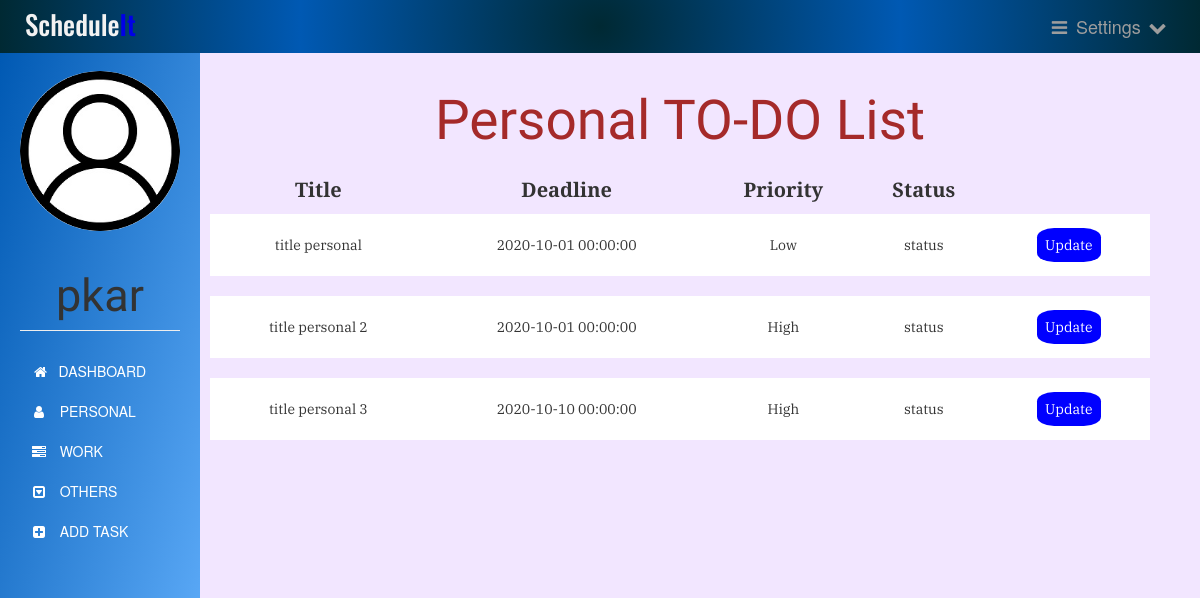
Page /personaltask (signed in) on the earlier database version.
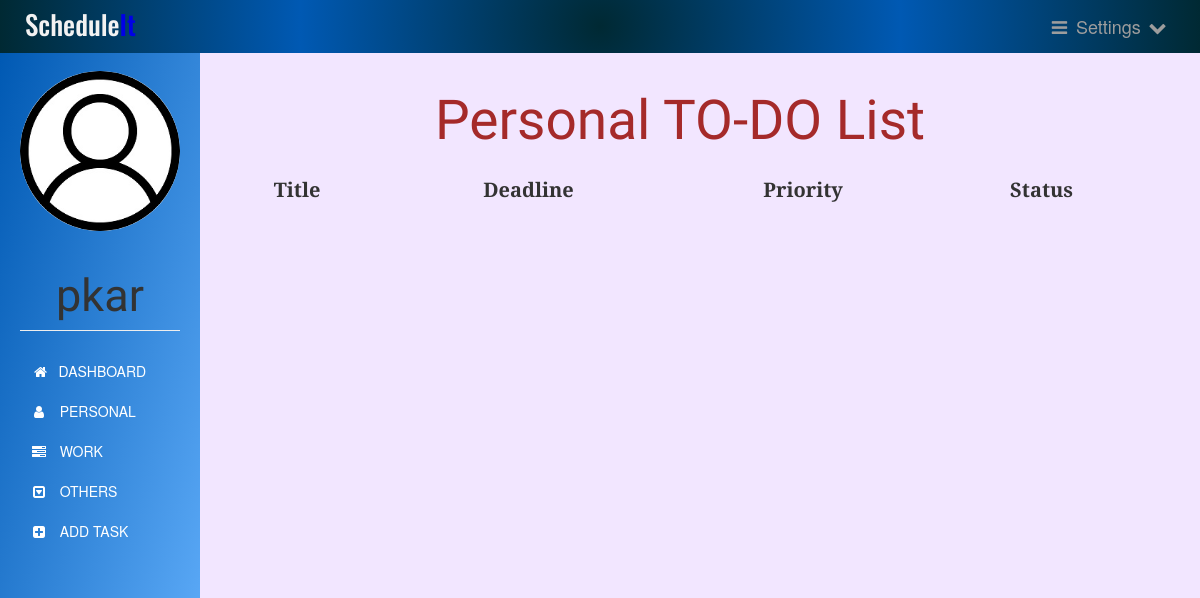
Same page on the later database version.
### app.py (models this page shows)
class User(UserMixin, db.Model):
    id = db.Column(db.Integer, primary_key=True)
    username = db.Column(db.String(15), unique=True, nullable=False)
    email = db.Column(db.String(50), unique=True, nullable=False)
    password = db.Column(db.String(80), unique=True, nullable=False)
    tasks = db.relationship('Task', backref='author', lazy=True)

class Task(db.Model):
    id = db.Column(db.Integer, primary_key=True)
    title = db.Column(db.Text, nullable=False)
    date = db.Column(db.DateTime, nullable=False)
    content = db.Column(db.Text, nullable=False)
    WorkType = db.Column(db.Text, nullable=False)
    priority = db.Column(db.Text)
    user_id = db.Column(db.Integer, db.ForeignKey('user.id'), nullable=False)

### app.py (the view)
@app.route('/personaltask', methods=['GET', 'POST'])
@login_required
def personaltask():
    tasks = Task.query.filter_by(user_id=current_user.id)
    return render_template('personal.html', tasks=tasks ,name=current_user.username)

### app.py (called while the page is built)
@login_manager.user_loader
def load_user(user_id):
    return User.query.get(int(user_id))

### templates/personal.html (shortened to what this page needs)
{% extends "bootstrap/base.html" %}
{% block styles %}
{{super()}}
<link rel="stylesheet" href="{{url_for('.static', filename='personal.css')}}">
<link rel="stylesheet" href="https://maxcdn.bootstrapcdn.com/font-awesome/4.7.0/css/font-awesome.min.css">
{% endblock %}
{% block content %}
    <nav class="navbar navbar-inverse navbar-fixed-top">
      <div class="container-fluid">
        <div class="navbar-header">
          <center><h3><span>Schedule</span>It</h3></center>
        </div>
        <div class="navbar-collapse collapse">
          <ul class="nav navbar-nav">
            <li>
              <a  href="#">
                <i class="fa fa-bars fa-fw" aria-hidden="true"></i>
                Settings
                <i class="fa fa-chevron-down fa-fw" aria-hidden="true"></i>
              </a>
            </li>
          </div>
      </div>
    </nav>
    <div class="container-fluid">
      <div class="row">
        <nav class=" sidebar">
          <div class="image img-cir img-120">
            <center>
              <img src="{{url_for('static', filename='user-icon.jpg')}}" width="250" height="200" class="img-responsive"/>
            </center>
            <center>
              <h1 class="page-header">{{ name }}</h1>
            </center>
          </div>
          <div>
            <div class="nav nav-sidebar">
              <ul class="nav nav-sidebar">
                <li >
                  <a class="list-group-item" href="{{ url_for('dashboard') }}">
                    &nbsp;<i class="fa fa-home" aria-hidden="true"></i>&nbsp;&nbsp; DASHBOARD
                  </a>
                </li>
                <li>
                  <a class="list-group-item" href="#">
                    <i class="fa fa-user fa-fw" aria-hidden="true"></i>&nbsp;&nbsp; PERSONAL
                  </a>
                </li>
                <li>
                  <a class="list-group-item" href="{{ url_for('worktask') }}">
                    <i class="fa fa-tasks fa-fw" aria-hidden="true"></i>&nbsp;&nbsp; WORK
                  </a>
                </li>
                <li>
                  <a class="list-group-item" href="{{ url_for('othertask') }}">
                    <i class="fa fa-caret-square-o-down fa-fw" aria-hidden="true"></i>&nbsp;&nbsp; OTHERS
                  </a>
                </li>
                <li>
                  <a class="list-group-item" href="{{ url_for('addtask') }}">
                    <i class="fa fa-plus-square fa-fw" aria-hidden="true"></i>&nbsp;&nbsp; ADD TASK
                  </a>
                </li>
              </ul>
            </div>
          </div>
        </nav>
        <div class="col-sm-9 col-sm-offset-3 col-md-10 col-md-offset-2 main">
          	<center><h1>Personal TO-DO List</h1></center>
          	<table>
          		<thead>
	          		<tr>
	          			<th>Title</th>
	          			<th>Deadline</th>
	          			<th>Priority</th>
	          			<th>Status</th>
	          		</tr>
          		</thead>
          		<tbody>
	          		{% for task in tasks %}
	          			{% if task.WorkType == "Personal"  %}
	          				<tr>
			          			<td>{{task.title}}</td>
			          			<td>{{task.date}}</td>
			          			<td>{{task.priority}}</td>
			          			<td>status</td>
			          			<td><a href="">Update</a></td>
			          		</tr>
			          		<tr class="spacer">
			          		<tr>
			          	{% endif %}
			        {% endfor %}
		        </tbody>
          	</table>
        </div>
      </div>
    </div>
{% endblock %}

### static/personal.css (style rules this page uses)
body { padding-top: 50px; background-color: #f2e6ff; }
.navbar-fixed-top { border: 0; }
.navbar { background-image: radial-gradient(circle, #002933,#0059b3, #002933); }
.navbar-header h3 { font-family: 'Oswald', sans-serif; font-size: 27px; margin: 10px; color: #0000e6; }
.navbar-header span { font-size: 27px; color: #f2f2f2; }
.navbar-collapse ul { float: right; margin: 3px; list-style: none; }
.navbar-collapse ul li { float: left; position: relative; }
.navbar-collapse ul li a { display: block; margin: 0px; padding: 13px; font-size: 18px; text-decoration: none; }
.sidebar { width: 200px; position: fixed; top: 51px; bottom: 0; left: 0; z-index: 1000; display: block; padding: 20px; overflow-x: hidden; overflow-y: auto; background-image: linear-gradient(to bottom right, #0059b3, #66b3ff); }
.sidebar .page-header { font-size: 45px; font-family: 'Tenali Ramakrishna', sans-serif; }
.nav-sidebar { margin-right: -21px; margin-bottom: 20px; margin-left: -20px; }
.nav-sidebar > li > a { padding-right: 20px; padding-left: 50px; }
.nav-sidebar ul li a { background-color: transparent; color: white; border: none; }
.nav-sidebar a { display: none; }
.row img { border-radius: 50%; }
.main { margin-top: 1px; padding: 30px; right: 20px; }
.main h1 { margin-top: 4px; padding: 5px; font-size: 55px; color: brown; font-family: 'Tenali Ramakrishna', sans-serif; text-align: center; }
.main table { width: 100%; }
.main thead tr { font-size: 20px; font-family: 'PT Serif', serif; }
.main thead th { padding: 10px; text-align: center; }

Differences in the rows shown:
removed Task: title "title personal", date "2020-10-01 00:00:00", priority "Low"
removed Task: title "title personal 2", date "2020-10-01 00:00:00", priority "High"
removed Task: title "title personal 3", date "2020-10-10 00:00:00", priority "High"
